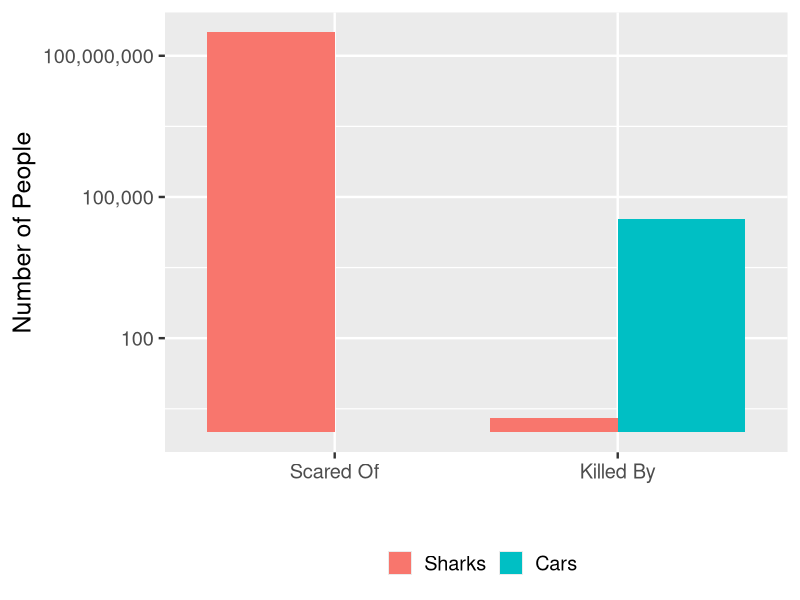

The R script that drew this image:
library(ggplot2)
library(scales)

df <- data.frame(Object         = factor(c("Sharks","Sharks","Cars","Cars"), levels=c("Sharks", "Cars")),
                 Action         = factor(c("Scared Of","Killed By","Scared Of","Killed By"), levels=c("Scared Of", "Killed By")),
                 NumberOfPeople = c(313e6, 2, 1, 33500))

ggplot(data=df, aes(x=Action, y=NumberOfPeople, fill=Object)) + 
    geom_bar(stat="identity", position=position_dodge()) +
    theme_grey(base_size=18) +
    scale_y_log10(labels=comma) +
    ylab("Number of People") +
    xlab("") +
    theme(legend.position="bottom", legend.direction="horizontal") +
    scale_fill_discrete("")
